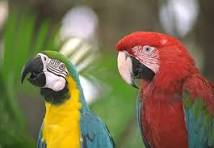
#> input picture New/so/color24.jpg, 214 x 148 px
$ python edgedetectsobel4.py   (older library calls are emulated)
#> lines starting #> are read from the running program, lines starting #| are printed output that depends on the picture; after the words box and inside, x2 and y2 are one past the last pixel; in counts of white or black regions, pixels touching at a corner belong together
import cv2
import numpy as np

# Load the image in color (24-bit RGB)
image = cv2.imread('color24.jpg')
#> image is the input picture: shape (148, 214, 3); mean B, G, R 77.6, 111.9, 123.9

# Convert the image to grayscale
gray_image = cv2.cvtColor(image, cv2.COLOR_BGR2GRAY)
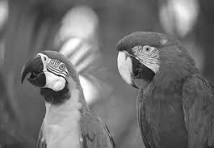
#> gray_image: shape (148, 214); min 5, max 254, mean 111.6

# Apply Sobel operator for edge detection
sobel_x = cv2.Sobel(gray_image, cv2.CV_64F, 1, 0, ksize=3)
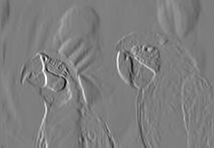
#> sobel_x: shape (148, 214) float64; min -698, max 707, mean -1.5; drawn with min black and max white
sobel_y = cv2.Sobel(gray_image, cv2.CV_64F, 0, 1, ksize=3)
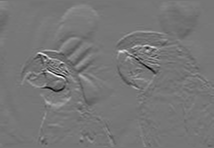
#> sobel_y: shape (148, 214) float64; min -694, max 797, mean -0.4; drawn with min black and max white

# Combine the horizontal and vertical edge images
edge_image = cv2.magnitude(sobel_x, sobel_y)
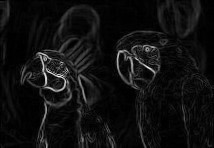
#> edge_image: shape (148, 214) float64; min 0, max 837.6, mean 53.9; drawn with min black and max white
edge_image = np.uint8(edge_image)
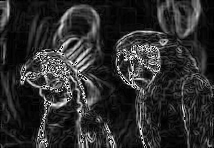
#> edge_image: shape (148, 214); min 0, max 255, mean 45.5

# Threshold the edge image to create a binary mask
threshold_value = 50
_, segmented_image = cv2.threshold(edge_image, threshold_value, 255, cv2.THRESH_BINARY)
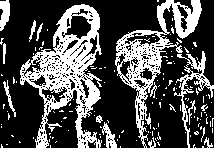
#> segmented_image: shape (148, 214); 30.2% white; 155 white regions (139 under 20 px), largest, box (x1, y1, x2, y2) and area: (20, 4, 102, 148) 4513, (115, 0, 202, 148) 2913, (174, 51, 214, 148) 700

# Save or display the segmented image
cv2.imwrite('segmented_image.jpg', segmented_image)
cv2.imshow('Segmented Image', segmented_image)
cv2.waitKey(0)
cv2.destroyAllWindows()

$ run again, with New/so/compressed_image.jpg copied over New/so/color24.jpg
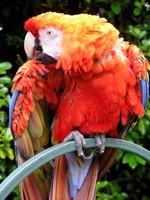
#> input picture New/so/compressed_image.jpg, 150 x 200 px
#> image is the input picture: shape (200, 150, 3); mean B, G, R 57.5, 79.3, 130.9
#> `edge_image = np.uint8(edge_image)`:
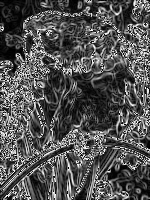
#> edge_image: shape (200, 150); min 0, max 255, mean 82.8
#> `_, segmented_image = cv2.threshold(edge_image, threshold_value, 255, c..`:
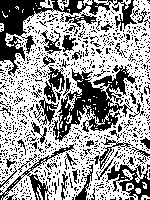
#> segmented_image: shape (200, 150); 60.7% white; 1031 black regions (981 under 20 px), largest, box (x1, y1, x2, y2) and area: (53, 65, 138, 142) 2468, (0, 0, 137, 77) 2336, (106, 161, 150, 200) 669
